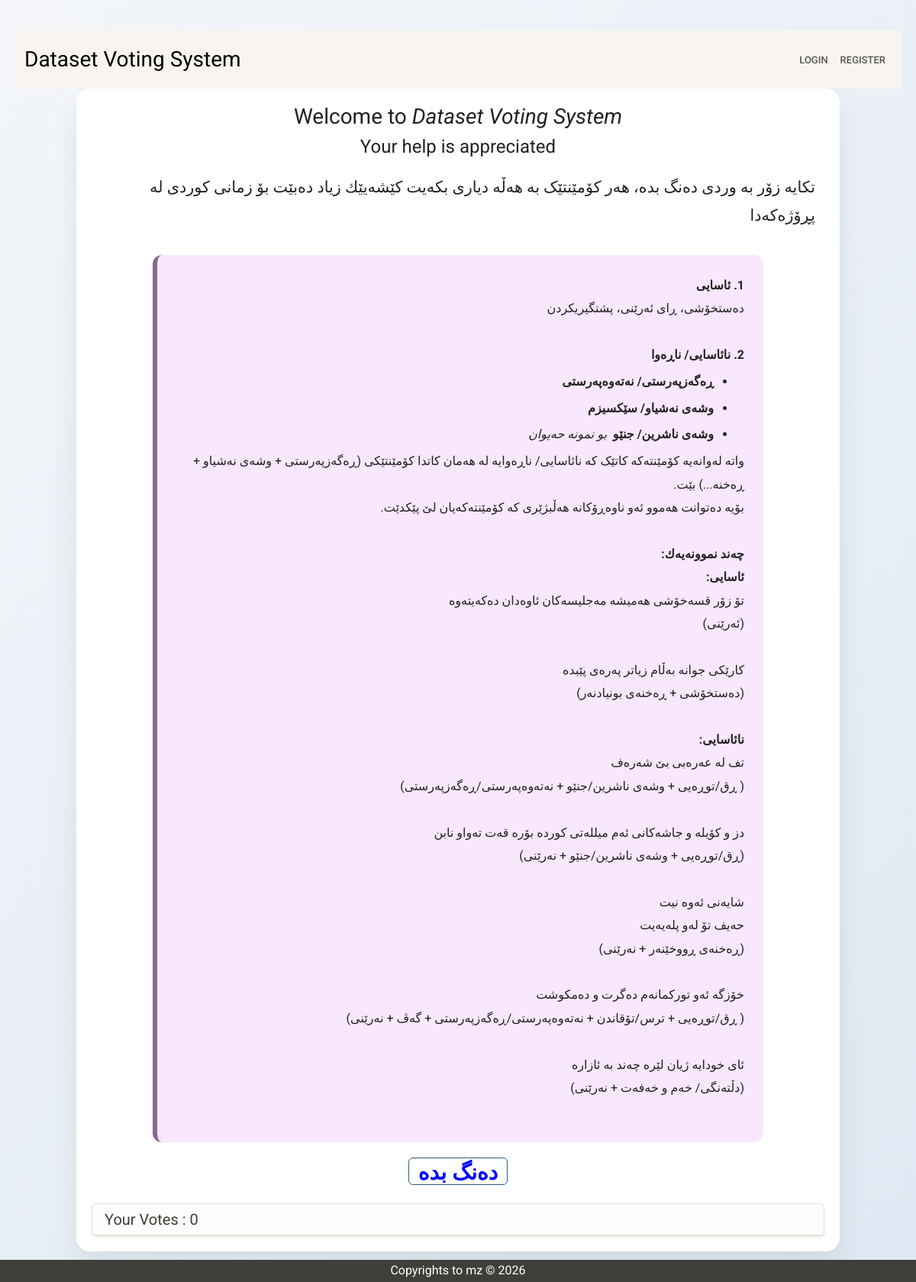
The page / on the database its author committed.
### dsa/models.py (models this page shows, shortened)
class FeedbackOption(models.Model):
    name = models.CharField(max_length=255)
    description = models.TextField(blank=True, null=True)

### dsa/views.py (the view)
# urls.py: path('',  HomeView.as_view(), name='home'),
class HomeView(TemplateView):
	template_name = "public/home.html"
	def get_context_data(self, **kwargs):
		context = super().get_context_data(**kwargs)
		if self.request.user.is_authenticated:
			feedbacks = Feedback.objects.filter(user=self.request.user).exclude(no_vote=True)
			if len(feedbacks) > 0:
				context["feedbacks"] = feedbacks
		feedback_options = FeedbackOption.objects.all()
		context["feedback_options"] = feedback_options
		return context

### templates/public/home.html (shortened to what this page needs)
{% extends "base/base.html" %}
{% block content %}
<div class="container">
<h3> Welcome to <i>Dataset Voting System </i></h3>
<h4> Your help is appreciated</h4>
<p class="p1">
تکایە زۆر بە وردی دەنگ بدە، هەر کۆمێنتێک بە هەڵە دیاری بکەیت کێشەیێك زیاد دەبێت بۆ زمانی کوردی لە پڕۆژەکەدا
</p>
<div class="rtl">
<div class="purple-box">
<b>1. ئاسایی</b><br>
دەستخۆشی، ڕای ئەرێنی، پشتگیریکردن
<br><br>
<b>2. نائاسایی/ ناڕەوا</b>
<ul>
{% for option in feedback_options %}
    <li><b>{{ option.name }}</b> <i class="mx-1"> {{ option.description }} </i></li>
{% endfor %}
</ul>
واتە لەوانەیە کۆمێنتەکە کاتێک کە نائاسایی/ ناڕەوایە لە هەمان کاتدا کۆمێنتێکی (ڕەگەزپەرستی + وشەی نەشیاو + ڕەخنە...) بێت.<br>
بۆیە دەتوانت هەموو ئەو ناوەڕۆکانە هەڵبژێری کە کۆمێنتەکەیان لێ پێکدێت.
<br><br>
<b>چەند نموونەیەك:</b><br>
<b>ئاسایی:</b><br>
تۆ زۆر قسەخۆشی هەمیشە مەجلیسەکان ئاوەدان دەکەیتەوە<br>
(ئەرێنی)
<br><br>
کارێکی جوانە بەڵام زیاتر پەرەی پێبدە<br>
(دەستخۆشی + ڕەخنەی بونیادنەر)<br><br>
<b>نائاسایی:</b><br>
تف لە عەرەبی بێ شەرەف<br>
( ڕق/توڕەیی + وشەی ناشرین/جنێو + نەتەوەپەرستی/ڕەگەزپەرستی)
<br><br>
دز و کۆیلە و جاشەکانی ئەم میللەتی کوردە بۆرە قەت تەواو نابن<br>
(ڕق/توڕەیی + وشەی ناشرین/جنێو + نەرێنی)
<br><br>
شایەنی ئەوە نیت<br>
حەیف تۆ لەو پلەیەیت<br>
(ڕەخنەی ڕووخێنەر + نەرێنی)<br><br>
خۆزگە ئەو تورکمانەم دەگرت و دەمکوشت<br>
( ڕق/توڕەیی + ترس/تۆقاندن + نەتەوەپەرستی/ڕەگەزپەرستی + گەڤ + نەرێنی)<br><br>
ئای خودایە ژیان لێرە چەند بە ئازارە<br>
(دڵتەنگی/ خەم و خەفەت + نەرێنی)<br><br>
</div>
<div class="text-center ">
    <a class="btn btn-primary btn-large btn-block vote-btn fs-3" href="{% url 'vote' %}">دەنگ بدە</a>
</div>
</div>
<div class="card mt-4 shadow-sm">
    <div class="card-header d-flex justify-content-between align-items-center">
        <h5 class="mb-0">Your Votes : {{ feedbacks|length }}</h5>
    </div>
</div>
</div>
{% endblock %}

### templates/public/home.html (style rules this page uses)
body { background: linear-gradient(135deg,#f4f6f9,#dfe9f3); margin:0; padding:40px 20px; color:#222; line-height:1.8; }
.p1 { text-align: right; font-size: 1.3em; padding: 12px; }
.container { max-width:1000px; margin:auto; background:white; padding:20px; border-radius:18px; box-shadow:0 20px 40px rgba(0,0,0,0.08); }
h3, h4 { text-align:center; }
ul { padding-left:20px; margin:5px 0; }
li { margin-bottom:4px; }
.rtl { direction: rtl; text-align: right; }
.purple-box { background-color: #f9e7ff; padding: 25px; border-radius: 12px; line-height: 1.9; border-left: 6px solid #876a8d; direction: rtl; text-align: right; max-width: 800px; margin: 20px auto; }
.vote-btn { display: inline-block; background: #ffffff; color: blue; font-size: 17px; font-weight: 600; text-decoration: italic; text-align: left; font-family: "Segoe UI", Tahoma, sans-serif; }

### rows shown on the page
FeedbackOption: name "ڕەگەزپەرستی/ نەتەوەپەرستی"
FeedbackOption: name "وشەی نەشیاو/ سێکسیزم"
FeedbackOption: name "وشەی ناشرین/ جنێو", description "بو نمونە حەیوان"

### other values the page prints
{{ feedbacks|length }} "0"
